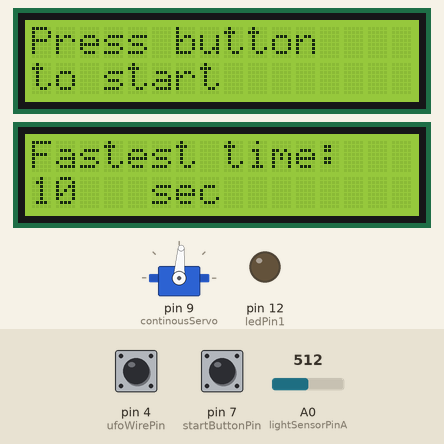
This sketch was run on a simulated Arduino Uno, built with avr-gcc and run on an emulated ATmega328P. On the bench: servo, 2 × 16×2 character LCD, output pins drawn as LEDs (lit = HIGH). The inputs (shaded band) are chosen by the test bench; at power-on: pin 7 (startButtonPin) HIGH, pin 4 (ufoWirePin) HIGH, A0 (lightSensorPinA) = 512. What the sketch prints to the serial monitor is not drawn.

Above: at 1.3 s.
1.4 s: pin 7 (startButtonPin) pulled LOW for 0.15 s
At 2.6 s:
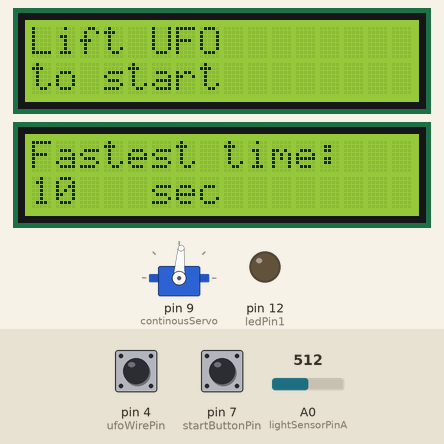
4.5 s: pin 4 (ufoWirePin) pulled LOW for 1 s
At 6.9 s:
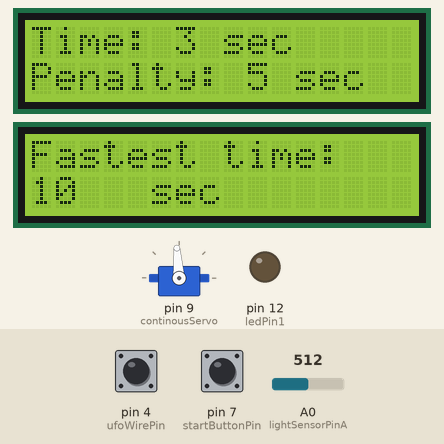
8.5 s: pin 4 (ufoWirePin) pulled LOW for 3.2 s
At 10.4 s:
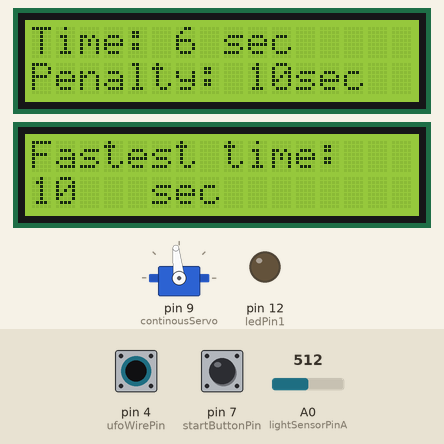
14.7 s: pin 4 (ufoWirePin) pulsed LOW 5 times (0.12 s each, 0.3 s apart)
At 17.1 s:
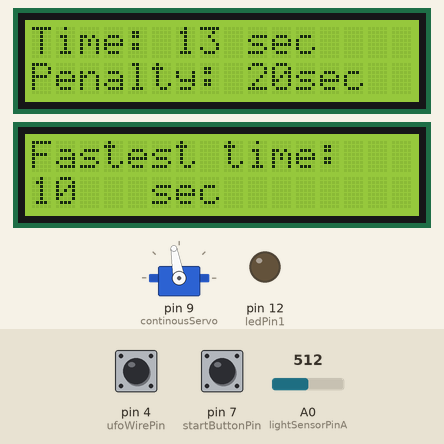
19.2 s: pin 4 (ufoWirePin) pulled LOW for 0.15 s
At 20.9 s:
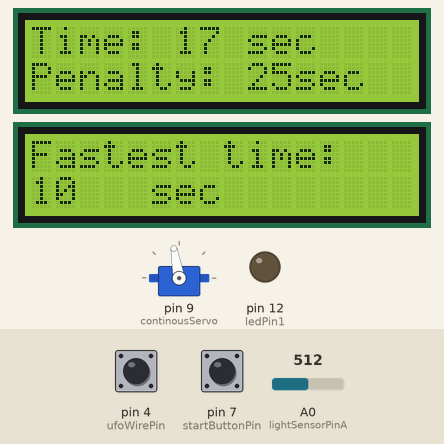
22.3 s: pin 4 (ufoWirePin) pulsed LOW 5 times (0.12 s each, 0.3 s apart)
At 25.3 s:
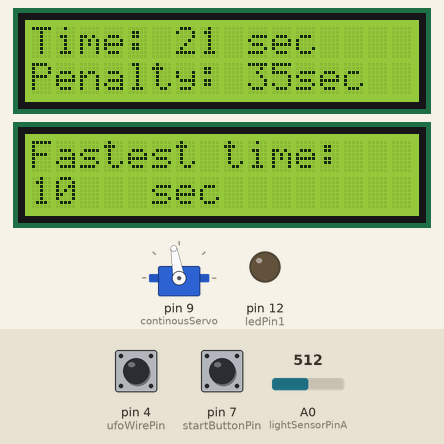
Timing chart, 0 to 26.8 s (numbered marks = the images above; inputs shaded):
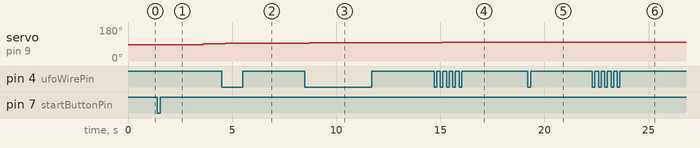

The sketch:

Nebula1_Runner.ino
```cpp
#include "Game.h"

Game game;

void setup() {

  game.begin();
}

void loop() {
  game.update();
}
```

Display.cpp
```cpp
#include "Arduino.h"
#include "Display.h"


Display::Display(int adress)
    : lcd(adress, 16, 2){
}

  // FUNCTIONS

void Display::initiateDisplay(){
  lcd.init();
  lcd.backlight();
}

void Display::timer() {

  if (timerFinished) {
      return;
    }

  // Start the timer
  if (!timerRunning) {
    startTime = millis();
    lcd.clear();
    timerRunning = true;
    lcd.clear();
  }

  // Update timer
  if (timerRunning) {

    elapsedTime = (millis() - startTime) / 1000;

    lcd.setCursor(0, 0);
    lcd.print("Time: ");

    lcd.setCursor(6, 0);
    lcd.print(elapsedTime);
    lcd.print(" sec");
  }
}

  // STOP THE TIMER
void Display::stopTimer(){
  if (timerRunning && !timerFinished) {
    elapsedTime = (millis() - startTime) / 1000;
    playerTime = elapsedTime;

    timerRunning = false;
    timerFinished = true;
  }
}

unsigned long Display::getPlayerTime(){
  return playerTime;
}

void Display::resetTimer(){
  timerRunning = false;
  timerFinished = false;
  elapsedTime = 0;
  playerTime = 0;
}

void Display::printTimePenalty(int timePenalty){
  lcd.setCursor(0, 1);
  lcd.print("Penalty: ");
  lcd.setCursor(9, 1);
  lcd.print(timePenalty);
  lcd.setCursor(11, 1);
  lcd.print("sec");
}

void Display::printHighScore(int highScore){
  lcd.clear();
  lcd.setCursor(0, 0);
  lcd.print("Fastest time:");
  lcd.setCursor(0, 1);
  lcd.print(highScore);
  lcd.setCursor(4, 1);
  lcd.print(" sec");
}


  // MESSAGES

void Display::pressButtonMessage() {

  lcd.clear();
  lcd.setCursor(0, 0);
  lcd.print("Press button");
  lcd.setCursor(0, 1);
  lcd.print("to start");
}

void Display::ufoNotOnPlatformMessage(){
  lcd.clear();
  lcd.setCursor(0, 0);
  lcd.print("Please place UFO");
  lcd.setCursor(0, 1);
  lcd.print("on a platform :)");
}

void Display::liftUfoToStartMessage(){
  lcd.clear();
  lcd.setCursor(0, 0);
  lcd.print("Lift UFO");
  lcd.setCursor(0, 1);
  lcd.print("to start");
}

void Display::PlayerScoreMessage(int currentPlayerScore){
  lcd.clear();
  lcd.setCursor(0, 0);
  lcd.print("Your time: ");
  lcd.setCursor(0, 1);
  lcd.print(currentPlayerScore);
  lcd.setCursor(4, 1);
  lcd.print("sec");
}

void Display::thanksForPlayingMessage(){
  lcd.clear();
  lcd.setCursor(0, 0);
  lcd.print("Thank you for");
  lcd.setCursor(0, 1);
  lcd.print("playing!<3 :)");
}

void Display::newHighScoreMessage(){
  lcd.clear();
  lcd.setCursor(0, 0);
  lcd.print("You set a new");
  lcd.setCursor(0, 1);
  lcd.print("high score!<3 :)");
}
```

Display.h
```cpp
#ifndef Display_h
#define Display_h
#include <Arduino.h>
#include <LiquidCrystal_I2C.h>


class Display {

  private:
    LiquidCrystal_I2C lcd;

    unsigned long startTime = 0;
    unsigned long elapsedTime = 0;
    long playerTime = 0;

    bool timerRunning = false;
    bool timerFinished = false;


  public:

    // CONSTRUCTOR FOR CREATING DISPLAY OBJECT
    Display(int adress);

    // FUNCTIONS
    void timer();

    void stopTimer();

    void initiateDisplay();

    unsigned long getPlayerTime();

    void resetTimer();

    void printTimePenalty(int timePenalty);

    void printHighScore(int highScore);


    // MESSAGES
    void pressButtonMessage();

    void ufoNotOnPlatformMessage();

    void liftUfoToStartMessage();

    void PlayerScoreMessage(int currentPlayerScore);

    void newHighScoreMessage();

    void thanksForPlayingMessage();
};

#endif
```

Game.cpp
```cpp
#include "Game.h"
#include "Arduino.h"


Game::Game()
:   controlDisplay(0x27),
    highScoreDisplay(0x3F),
    lightsensor(lightSensorPinA, lightSensorPinB, lightThreshold) {
}

void Game::begin() {

  // DEKLARERA PINS OCH OBJEKT
  pinMode(ledPin1, OUTPUT);
  pinMode(startButtonPin, INPUT_PULLUP);
  pinMode(ufoWirePin, INPUT_PULLUP);
  continousServo.attach(9);
  continousServo.write(servoIsStill);
  controlDisplay.initiateDisplay();
  highScoreDisplay.initiateDisplay();
  Serial.begin(9600);
  Serial.println("Startup successfull bre");
  hitCounter = 0;
}


void Game::update() {
  // SIFFROR VI MÄTER
  unsigned long currentTime = millis();
  highScoreDisplay.printHighScore(highScore);
  //Serial.println(analogRead(lightSensorPinA));                               //så vi ser vad ljus-ensorvärdet är

  switch(gamestate){

    case WAIT_FOR_START_BUTTON:
     buttonState = digitalRead(startButtonPin);
      controlDisplay.pressButtonMessage();

      // Detect a new button press and reset game
      if (buttonState == LOW && lastButtonState == HIGH) {
        controlDisplay.resetTimer();
        hitCounter = 0;
        lastUfoWireState = HIGH;
        gamestate = CHECK_UFO_ON_PLATFORM;
        delay(10); // Simple button debounce
      }

      lastButtonState = buttonState;

    break;


    case CHECK_UFO_ON_PLATFORM:

      if(lightsensor.ufoIsOnPlatform()){
        gamestate = READY;
      }
      else{
        controlDisplay.ufoNotOnPlatformMessage();
        //delay(5000);                                      // test code, delete later
        gamestate = READY;                                // test code, delete later
      }

      break;

    case READY:
    controlDisplay.liftUfoToStartMessage();
    delay(2000);                                          // test code, delete later
    gamestate = PLAYING;                                  // test code, delete later

      if(lightsensor.ufoHasLifted()){
        gamestate = PLAYING;
      }

      break;


    case PLAYING:
      controlDisplay.timer();
      ufoWireState = digitalRead(ufoWirePin);

      if(lightsensor.isFinishReached()){
        gamestate = GAME_OVER;
        break;
      }

        // TOUCH SENSOR. CONTROLS LIGHTS, NR OF HITS
      if(currentTime - prevTime > 200){        // vi checkar för nudd varje 0,2 sekunder

        if (ufoWireState == LOW && lastUfoWireState == HIGH) {                           // if det är en ny touch
          hitCounter++;
          controlDisplay.printTimePenalty(hitCounter * 5);
          Serial.println("was a touch!");
          Serial.println(hitCounter);
        }
        else{
          digitalWrite(ledPin1, LOW);
        }

        lastUfoWireState = ufoWireState;
        prevTime = currentTime;
      }

        // WHAT HAPPENS AT EVERY HIT
        if(hitCounter >= 4){
          continousServo.write(100);
          // light up led strip at random
          // play sounds at random
         // gamestate = GAME_OVER;                          // test code, delete later

        }
        else if(hitCounter == 0){
          continousServo.write(92);
        }
        else if(hitCounter == 1){
          continousServo.write(94);
        }
        else if(hitCounter == 2){
          continousServo.write(96);
        }
        else if(hitCounter == 3){
          continousServo.write(98);
        }

      break;

    case GAME_OVER:
      // STOP EVERYTHING
      controlDisplay.stopTimer();
      continousServo.write(servoIsStill);
      digitalWrite(ledPin1, LOW);

      // PRINT MESSAGES ON DISPLAY
      currentPlayerScore = controlDisplay.getPlayerTime() + hitCounter * 5;
      controlDisplay.PlayerScoreMessage(currentPlayerScore);
      delay(5000);

      if(currentPlayerScore < highScore){
        highScore = currentPlayerScore;
        controlDisplay.newHighScoreMessage();
        delay(5000);
      }
      else{
        controlDisplay.thanksForPlayingMessage();
        delay(5000);
      }

      // RESET GAME FOR NEW PLAYER
      gamestate = WAIT_FOR_START_BUTTON;

      break;


  }
}
```

Game.h
```cpp
#ifndef Game_h
#define Game_h
#include <Arduino.h>
#include <CapacitiveSensor.h>
#include <Servo.h>
#include "LightSensor.h"
#include "Display.h"

class Game {

public:

enum GameState{
  WAIT_FOR_START_BUTTON,
  CHECK_UFO_ON_PLATFORM,
  READY,
  PLAYING,
  GAME_OVER
};

  // Constructor
  Game();

  // Main functions
  void begin();
  void update();

private:

// USED FOR LIGHTS
const int ledPin1 = 12;


// USED FOR UFO TOUCH
int ufoWirePin = 4;
int ufoWireState;
int lastUfoWireState = HIGH;
int hitCounter;
unsigned long prevTime = millis();

// USED FOR MOTORS
Servo continousServo;
int servoIsStill = 86;

// USED FOR GAME CONTROL            //this needs implementing
int startButtonPin = 7;
int buttonState;
int lastButtonState = HIGH;
bool ufoInAir = false;
bool startButtonWasPressed = false;

// LIGHT SENSORS
LightSensor lightsensor;
const int lightSensorPinA = A0;
const int lightSensorPinB = A1;
const int lightThreshold = 800;

// DISPLAY
Display controlDisplay;
Display highScoreDisplay;

// PLAYER SCORE¨
int currentPlayerScore;
int highScore = 10;

GameState gamestate = WAIT_FOR_START_BUTTON;

// TRYING BUTTON
int lastButtonReading = HIGH;
int stableButtonState = HIGH;

unsigned long lastDebounceTime = 0;
const unsigned long debounceDelay = 0;


};

#endif
```

LightSensor.cpp
```cpp
#include "LightSensor.h"
#include "Arduino.h"

LightSensor::LightSensor(int pinA, int pinB, int limit){
  sensorPinA = pinA;
  sensorPinB = pinB;
  lightThreshold = limit;

  startSensor = -1;
  finishSensor = -1;
}

bool LightSensor::ufoIsOnPlatform() {

  // Läs av båda ljussensorerna
  int lightA = analogRead(sensorPinA);
  int lightB = analogRead(sensorPinB);


  // UFO:t står på platta A
  if (lightA < lightThreshold &&
      lightB >= lightThreshold) {

    startSensor = sensorPinA;
    finishSensor = sensorPinB;

    // Spelet är redo att börja
    return true;
  }


  // UFO:t står på platta B
  else if (lightB < lightThreshold &&
           lightA >= lightThreshold) {

    startSensor = sensorPinB;
    finishSensor = sensorPinA;

    // Spelet är redo att börja
    return true;
  }


  // Ingen tydlig startposition hittades
  else {
    return false;
  }
}


//bool LightSensor::ufoHasLifted() {

//  if(startSensor > lightThreshold){
//    return true;                              //gamla ufoHasLifted-funktionen som claude tyckte var fel
//  }
//  return false;
//}

bool LightSensor::ufoHasLifted() {
  if(startSensor == -1){
    return false;                                // ingen startplattform vald än
  }
  return analogRead(startSensor) >= lightThreshold;
}

bool LightSensor::isFinishReached() {

  if(finishSensor == -1){
    return false;
  }

    int finishValue = analogRead(finishSensor);

    return finishValue < lightThreshold;
}

int LightSensor::getStartSensor() {
    return startSensor;
}


int LightSensor::getFinishSensor() {
    return finishSensor;
}
```

LightSensor.h
```cpp
#ifndef LightSensor_h
#define LightSensor_h
#include "Arduino.h"


class LightSensor{

  private:
    int sensorPinA;
    int sensorPinB;
    int lightThreshold;

    int startSensor;
    int finishSensor;

    unsigned long currentTime = millis();

  public:
    LightSensor(int pinA, int pinB, int limit);

    bool ufoIsOnPlatform();

    bool ufoHasLifted();

    bool isFinishReached();

    int getStartSensor();

    int getFinishSensor();

};

#endif
```

Measured:
- after the input at 1.4 s, servo on pin 9 (continousServo): 86° → 92° after 2.2 s; the display: first changes after 0.14 s (image 1 shows a later state)
- after the input at 4.5 s, servo on pin 9 (continousServo): 92° → 94° after 0.20 s; the display: first differs from a run without the input after 0.47 s (image 2 shows a later state)
- after the input at 8.5 s, servo on pin 9 (continousServo): 94° → 96° after 0.23 s
- after the input at 14.7 s, servo on pin 9 (continousServo): 96° → 98° after 0.40 s, → 100° 0.88 s later
- what the display in image 1 shows lasts 2.0 s, from 1.6 s to 3.6 s
- what the display in image 2 shows lasts 1.0 s, from 6.6 s to 7.6 s
